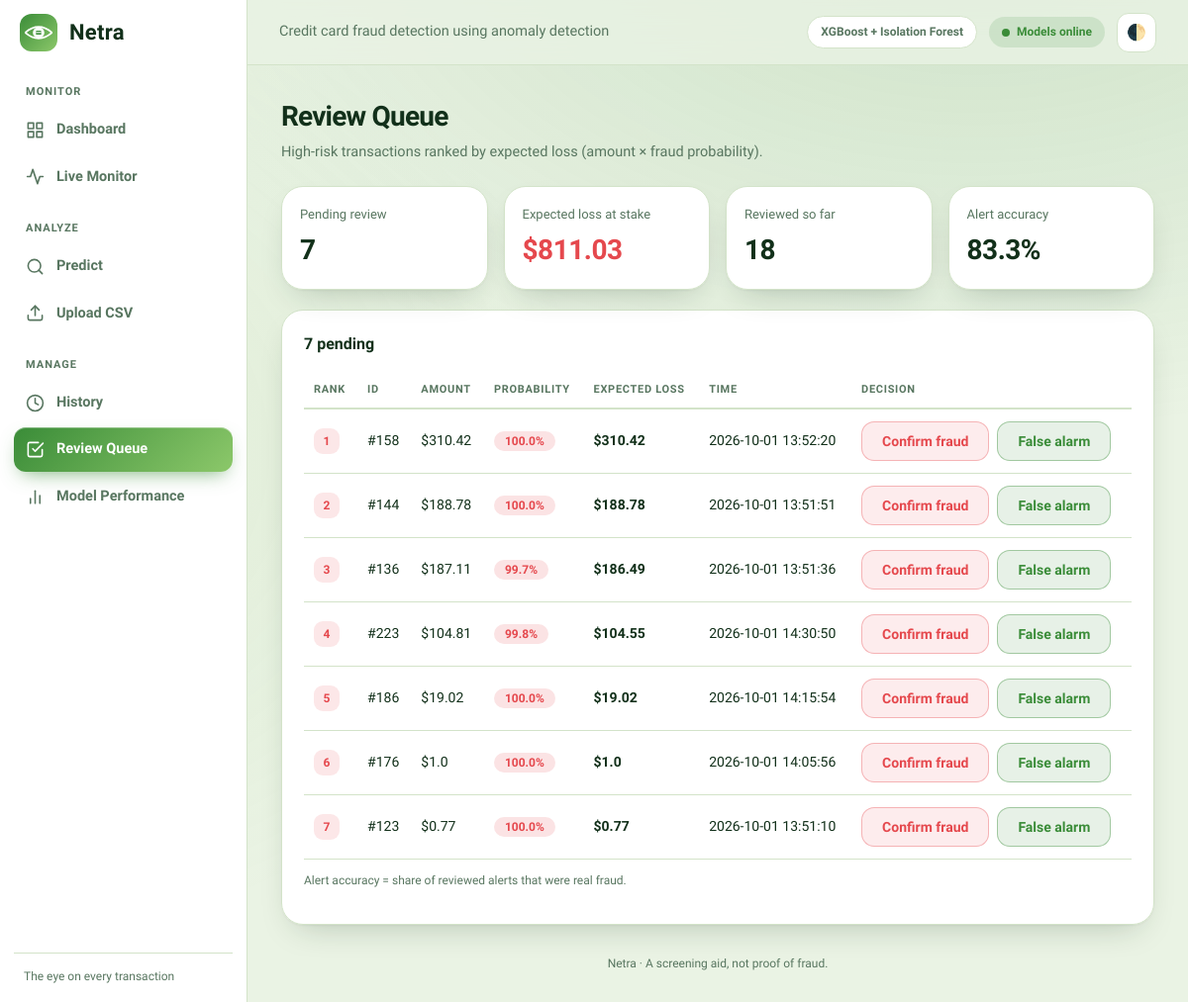
Screenshot of /review with the database file from the repository.
### tables this page shows
CREATE TABLE transactions (
        id INTEGER PRIMARY KEY AUTOINCREMENT,
        amount REAL,
        prediction TEXT,
        probability REAL,
        risk_level TEXT,
        review_status TEXT,
        created_at TEXT);

### app.py (the view)
@app.route('/review', methods=['GET', 'POST'])
def review():
    if request.method == 'POST':
        try:
            update_review(int(request.form['id']), request.form['status'])
        except (ValueError, KeyError):
            pass
        return redirect('/review')
    rows = get_review_queue()
    for r in rows:
        r['loss'] = round(r['amount'] * r['probability'], 2)
    rows.sort(key=lambda r: r['loss'], reverse=True)
    return render_template('review.html', rows=rows, c=get_review_counts())

### modules/database.py (called while the page is built)
def get_conn():
    os.makedirs(os.path.dirname(DB_PATH), exist_ok=True)
    conn = sqlite3.connect(DB_PATH)
    conn.row_factory = sqlite3.Row
    return conn

def init_db():
    conn = get_conn()
    conn.execute('''CREATE TABLE IF NOT EXISTS transactions (
        id INTEGER PRIMARY KEY AUTOINCREMENT,
        amount REAL,
        prediction TEXT,
        probability REAL,
        risk_level TEXT,
        review_status TEXT,
        created_at TEXT)''')
    conn.commit()
    conn.close()

def get_review_queue():
    init_db()
    conn = get_conn()
    rows = conn.execute(
        "SELECT * FROM transactions WHERE review_status = 'Pending' ORDER BY id DESC").fetchall()
    conn.close()
    return [dict(r) for r in rows]

def get_review_counts():
    init_db()
    conn = get_conn()
    rows = conn.execute('SELECT review_status, COUNT(*) AS n FROM transactions GROUP BY review_status').fetchall()
    loss = conn.execute("SELECT COALESCE(SUM(amount * probability), 0) AS s FROM transactions "
                        "WHERE review_status = 'Pending'").fetchone()['s']
    conn.close()
    c = {r['review_status']: r['n'] for r in rows}
    return {'pending': c.get('Pending', 0), 'confirmed': c.get('Confirmed Fraud', 0),
            'false_alarm': c.get('False Alarm', 0), 'loss': round(loss, 2)}

### templates/review.html (shortened to what this page needs)
{% extends 'base.html' %}
{% block content %}
<div class="page-head"><h1>Review Queue</h1>
  <p>High-risk transactions ranked by expected loss (amount × fraud probability).</p></div>
{% set done = c.confirmed + c.false_alarm %}
<div class="stats four">
  <div class="stat"><span>Pending review</span><b>{{ c.pending }}</b></div>
  <div class="stat"><span>Expected loss at stake</span><b class="r">${{ c.loss }}</b></div>
  <div class="stat"><span>Reviewed so far</span><b>{{ done }}</b></div>
  <div class="stat"><span>Alert accuracy</span>
    <b>{% if done %}{{ (100 * c.confirmed / done)|round(1) }}%{% else %}-{% endif %}</b></div>
</div>
<div class="card">
  <h3>{{ rows|length }} pending</h3>
  <table>
    <tr><th>Rank</th><th>ID</th><th>Amount</th><th>Probability</th><th>Expected loss</th><th>Time</th><th>Decision</th></tr>
    {% for r in rows %}
    <tr><td><span class="rank">{{ loop.index }}</span></td><td>#{{ r.id }}</td><td>${{ r.amount }}</td>
      <td><span class="badge high">{{ (r.probability * 100)|round(1) }}%</span></td>
      <td><b>${{ r.loss }}</b></td><td>{{ r.created_at }}</td>
      <td>
        <form method="post" class="inline">
          <button name="status" value="Confirmed Fraud" class="btn red">Confirm fraud</button>
          <button name="status" value="False Alarm" class="btn green">False alarm</button>
        </form>
      </td></tr>
    {% else %}<tr><td colspan="7" class="muted">Nothing to review right now.</td></tr>{% endfor %}
  </table>
  <p class="muted small">Alert accuracy = share of reviewed alerts that were real fraud.</p>
</div>
{% endblock %}

### static/style.css (style rules this page uses)
:root { --bg:#eaf3e4;--card:#ffffff;--line:#d3e3c9;--text:#12301a;--mute:#587660;--acc:#3a8c38;--acc2:#8cc86a;--on:#ffffff;--r:#e5484d;--o:#f59e0b;--g:var(--acc);--shadow:0 1px 2px rgba(18,48,26,.05),0 14px 34px -16px rgba(18,48,26,.28) }
* { box-sizing:border-box }
body { margin:0;font-family:'Plus Jakarta Sans','Segoe UI',system-ui,Arial,sans-serif;background:var(--bg);color:var(--text);font-size:14.5px;line-height:1.55;transition:background .3s,color .3s }
body::before { content:'';position:fixed;inset:0;z-index:-1;background:radial-gradient(900px 520px at 82% -8%,color-mix(in srgb,var(--acc) 16%,transparent),transparent),radial-gradient(700px 520px at -8% 45%,color-mix(in srgb,var(--acc2) 12%,transparent),transparent) }
.page-head h1 { margin:0;font-size:28px;letter-spacing:-.8px;font-weight:800 }
.page-head p,.muted { color:var(--mute) }
.page-head p { margin:4px 0 22px }
.small { font-size:12px }
.card,.stat,.kpi { background:linear-gradient(165deg,color-mix(in srgb,var(--card) 92%,#fff),var(--card));border:1px solid var(--line);border-radius:22px;box-shadow:var(--shadow),inset 0 1px 0 rgba(255,255,255,.08) }
.card { padding:22px;margin-bottom:20px }
.card h3 { margin:0 0 14px;font-size:16px;font-weight:700 }
.btn { padding:11px 20px;border:1px solid var(--line);background:var(--card);color:var(--text);border-radius:13px;cursor:pointer;font-size:14px;font-weight:700;font-family:inherit;text-decoration:none;display:inline-block;transition:.2s }
.btn.red { background:rgba(229,72,77,.1);border-color:rgba(229,72,77,.35);color:var(--r) }
.btn.green { background:color-mix(in srgb,var(--acc) 12%,transparent);border-color:color-mix(in srgb,var(--acc) 40%,transparent);color:var(--acc) }
.inline { display:flex;gap:8px }
.badge { padding:3px 11px;border-radius:20px;font-size:12px;font-weight:700 }
.badge.high { background:rgba(229,72,77,.15);color:var(--r) }
.stats { display:grid;grid-template-columns:repeat(5,1fr);gap:16px;margin-bottom:20px }
.stats.four { grid-template-columns:repeat(4,1fr) }
.stat { padding:18px }
.stat span { color:var(--mute);font-size:13px;display:block;margin-bottom:4px }
.stat b { font-size:28px;letter-spacing:-.5px }
.stat b.r { color:var(--r) }
table { width:100%;border-collapse:collapse;font-size:14px }
th { text-align:left;color:var(--mute);font-size:11px;text-transform:uppercase;letter-spacing:.7px;padding:10px;border-bottom:2px solid var(--line) }
td { padding:12px 10px;border-bottom:1px solid var(--line) }
.rank { display:inline-grid;place-items:center;width:26px;height:26px;border-radius:9px;background:rgba(229,72,77,.13);color:var(--r);font-weight:800;font-size:12px }

### rows the page displays
transactions: id "158", amount "310.42", (r.probability*100)|round(1) "100.0", loss "310.42", created_at "2026-10-01 13:52:20"
transactions: id "144", amount "188.78", (r.probability*100)|round(1) "100.0", loss "188.78", created_at "2026-10-01 13:51:51"
transactions: id "136", amount "187.11", (r.probability*100)|round(1) "99.7", loss "186.49", created_at "2026-10-01 13:51:36"
transactions: id "223", amount "104.81", (r.probability*100)|round(1) "99.8", loss "104.55", created_at "2026-10-01 14:30:50"
transactions: id "186", amount "19.02", (r.probability*100)|round(1) "100.0", loss "19.02", created_at "2026-10-01 14:15:54"
transactions: id "176", amount "1.0", (r.probability*100)|round(1) "100.0", loss "1.0", created_at "2026-10-01 14:05:56"
transactions: id "123", amount "0.77", (r.probability*100)|round(1) "100.0", loss "0.77", created_at "2026-10-01 13:51:10"

### other values shown
{{ c.pending }} "7"
{{ c.loss }} "811.03"
{{ done }} "18"
{{ (100 * c.confirmed / done)|round(1) }} "83.3"
{{ rows|length }} "7"
